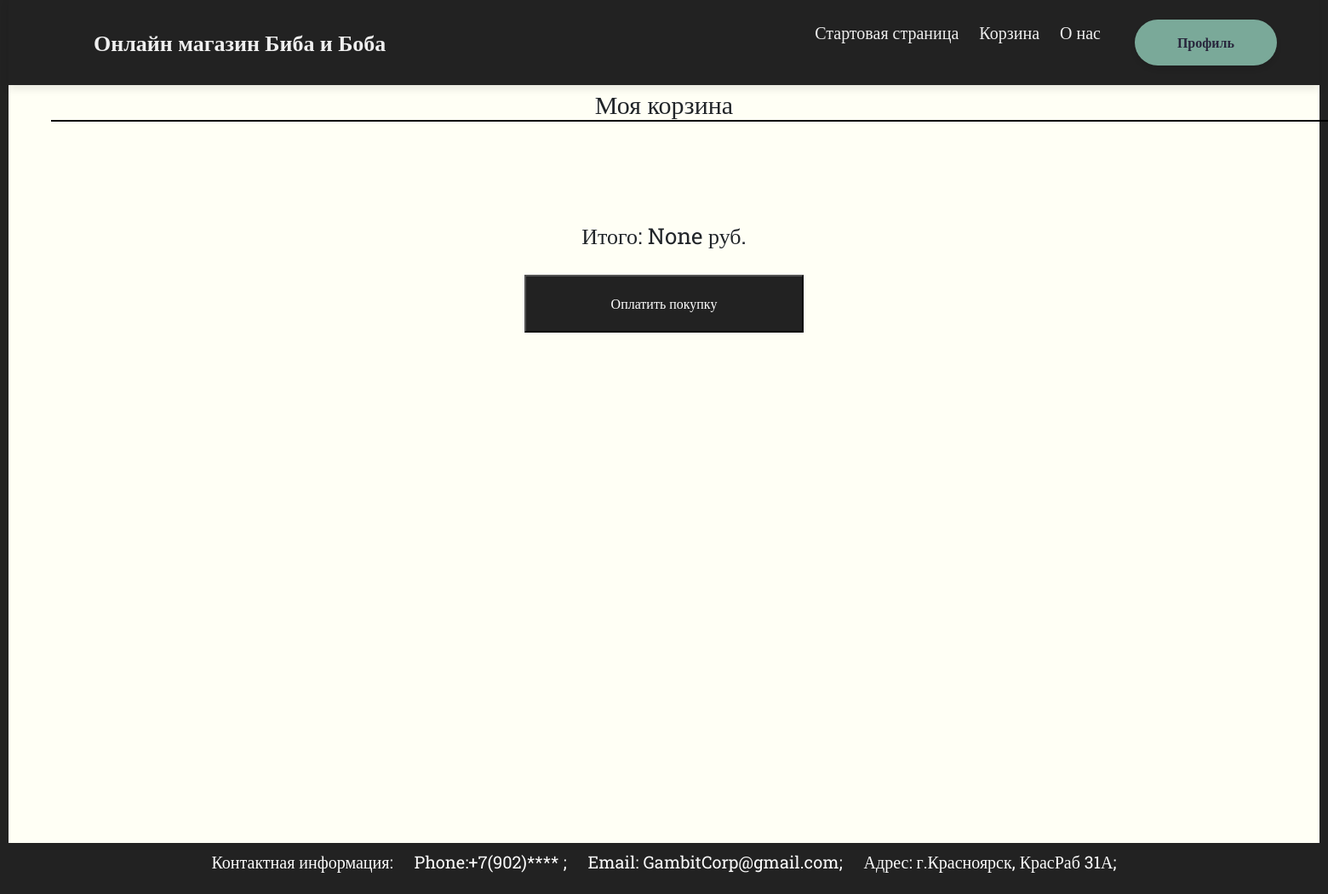
Page /Korz/ (signed in) on the earlier database version.
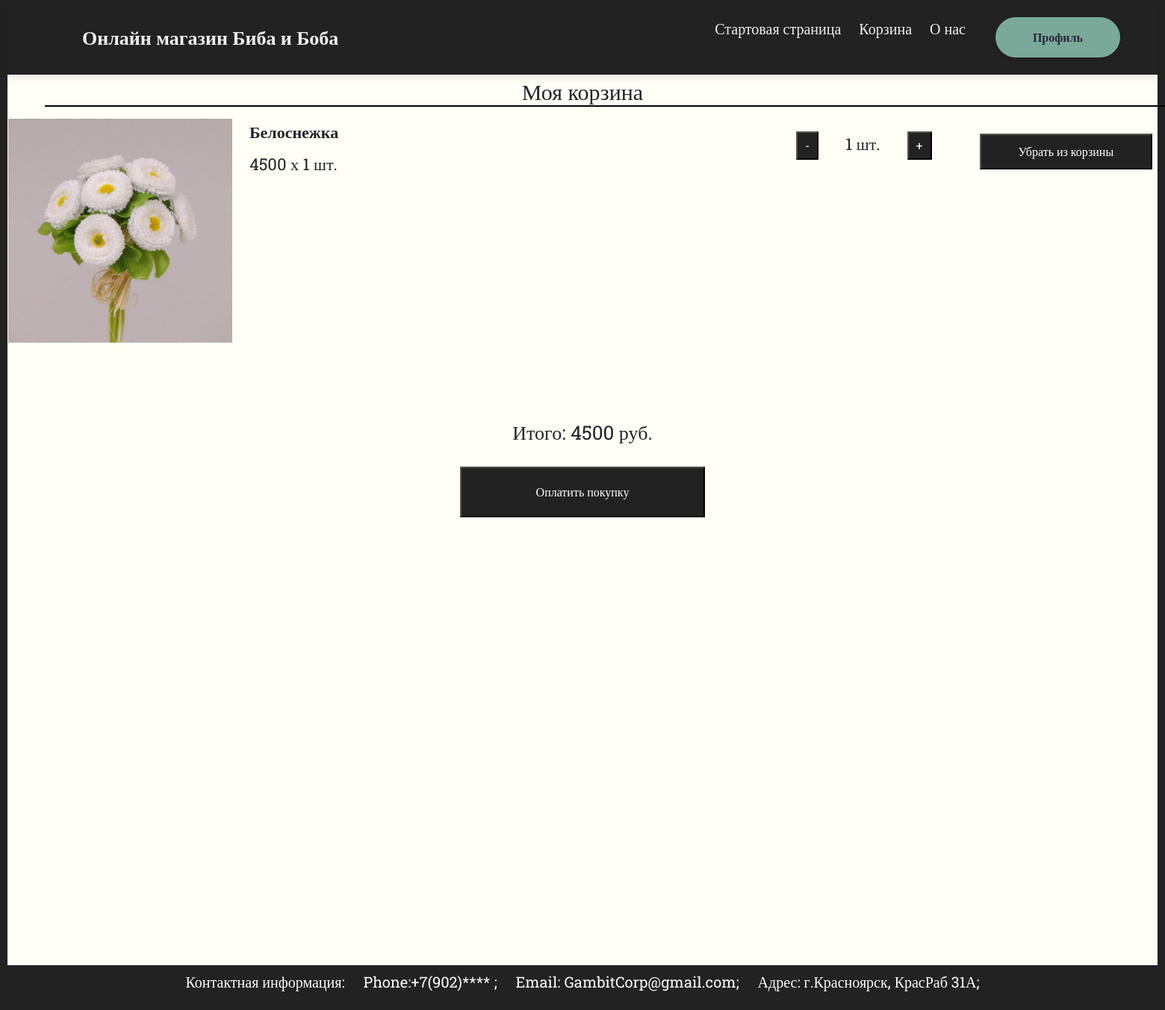
Same page on the later database version.
### main/models.py (models this page shows, shortened)
class Order(models.Model):
    Order_User = models.ForeignKey(User, on_delete=models.CASCADE, blank=True, verbose_name="Заказчик",null=True)
    Order_Prod = models.ForeignKey('Product', on_delete=models.CASCADE, blank=True, verbose_name="Заказанный товар",null=True)
    Quantity = models.IntegerField('Количество', blank=True,null=True)
    Status = models.CharField('Статус', blank=True, max_length=50,null=True)
    class Meta:
        verbose_name = "Заказы"
        verbose_name_plural = "Заказы"
        ordering = ['Order_User']

class Product(models.Model):
    Tittle = models.CharField('Название товара', blank=True, max_length=100)
    Text = models.TextField('Текст товара', blank=True, max_length=1500)
    Photo = models.ImageField('Фотография товара', blank=True, upload_to="photo/%Y/%m/%d/")
    Price = models.IntegerField('Цена товара', blank=True,)
    Cat = models.ForeignKey('Category', on_delete=models.CASCADE, blank=True, verbose_name="Категория товара")
    SubCat = models.ForeignKey('SubCategory', on_delete=models.CASCADE, blank=True, verbose_name="Подкатегория товара")
    class Meta:
        verbose_name = "Товары"
        verbose_name_plural = "Товары"
        ordering = ['Tittle','SubCat','Price']

### main/views.py (the view)
# urls.py: path('Korz/', KorzView.as_view(), name='korz'),
class KorzView(LoginRequiredMixin,ListView):
    model = Order
    template_name = 'main/Korz.html'
    login_url = reverse_lazy('auth')
    def get(self, request):
        orders = Order.objects.all()
        products = Product.objects.all()
        totalprice = list(Order.objects.filter(Order_User=request.user.id).aggregate(Sum('Order_Prod__Price')).values())[0]
        context = {
            'ord': orders,
            'prod': products,
            'tp': totalprice,
        }
        return render(request, 'main/Korz.html', context)

### main/templates/main/Korz.html (shortened to what this page needs)
{% load static %}
<!DOCTYPE html>
<html lang="ru">
<head>
    <link rel="stylesheet" href="libs/bootstrap-reboot.min.css">
    <link rel="stylesheet" href="libs/bootstrap-grid.min.css">
    <link rel="stylesheet" href="{% static 'main/css/Korz.css' %}">
</head>
<body>
	<nav class="sh">
		 <div class="shapka">
                    <a href="{% url 'main' %}" class="brand">Онлайн магазин Биба и Боба</a>
                    <div class="wrap">
                        <ul class="menu">
                            <li><a href="{% url 'start' %}">Стартовая страница</a></li>
                            <li><a href="{% url 'korz' %}">Корзина</a></li>
                            <li><a href="{% url 'about' %}">О нас</a></li>
                        </ul>
                        {% if request.user.is_authenticated %}
                        <a href="{% url 'prof' %}" class="profile">Профиль</a>
                        {% else %}
                        <a href="{% url 'auth' %}" class="profile">Авторизация</a>
                            {% endif %}
                    </div>
                </div>
	</nav>
	<p style="font-size: 30px; border-bottom: 5px; text-align: center;">Моя корзина</p>
	<hr align="center" style="border: 1px solid black; width: 1700px; margin: -20px 0 15px 50px">
	<table align="center">
		{% for c in ord %}
		{% if request.user.id == c.Order_User.id %}
		<tr>
			<td>
				<img src='{{ c.Order_Prod.Photo.url }}' width="300px">
			</td>
			<td width="1000px">
				<table>
					<tr>
						<td width="800px">
							<div style="font-weight: bold; text-indent: 20px;">
								{{ c.Order_Prod.Tittle }}
							</div>
							<div style="text-indent: 20px; padding-top: 10px; padding-bottom: 10px;">
								{{ c.Order_Prod.Price }}
								х
								{{ c.Quantity }}
								шт.
							</div>
						</td>
						<td width="250px">
							<table style="margin-top: 15px; margin-left: 50px;">
								<tr>
									<td width="30px">
										<form id = "form-group" method="post" enctype="multipart/form-data">
											<input class="button-reggg" type="submit" value="-">
										</form>
									</td>
									<td width="190px" style="text-align: center;">
										{{ c.Quantity }}
										шт.
									</td>
									<td width="30px">
										<form id = "form-group" method="post" enctype="multipart/form-data">
											<input class="button-reggg" type="submit" value="+">
										</form>
									</td>
								</tr>
							</table>
						</td>
					</tr>
				</table>
			</td>
			<td width="300px" >
				<form id = "form-group" method="post" enctype="multipart/form-data">
					<input class="button-reg" type="submit" value="Убрать из корзины">
				</form>
			</td>
		</tr>
		{% endif %}
		{% endfor %}
	</table>
	<div>
		<p style="font-size: 26px; margin-top: 100px; text-align: center;">
			Итого:
			{{tp}}
			руб.
		</p>
	</div>
	<form id = "form-group" method="post" enctype="multipart/form-data" align="center">
		<input class="button-regg" type="submit" value="Оплатить покупку">
	</form>
	<div class="podval" style="margin-top: 600px;">
        <p> Контактная информация: &emsp;Phone:+7(902)**** ; &emsp;Email: GambitCorp@gmail.com; &emsp;Адрес: г.Красноярск, КрасРаб 31А; </p>
    </div>
</body>
</html>

Differences in the rows shown:
added Order: Order_Prod.Photo (picture), Order_Prod.Tittle "Белоснежка", Order_Prod.Price "4500", Quantity "1"
Other differences:
{{ tp }}: "None" → "4500"
